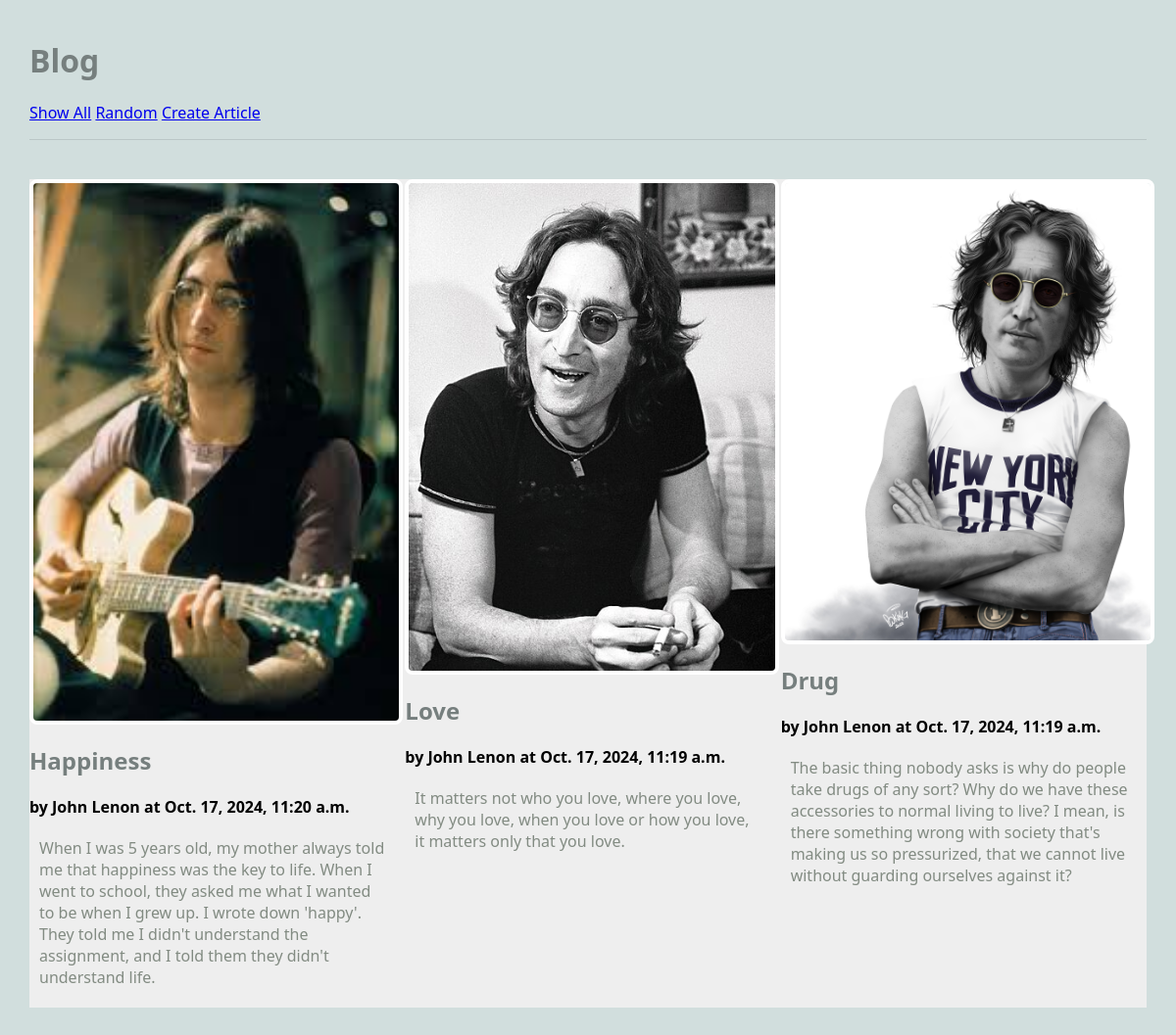
/blog/show_all, run on the app's committed database.
### blog/models.py (models this page shows, shortened)
class Article(models.Model):
    title = models.TextField(blank = False)  #false means it is required
    author = models.TextField(blank = False)
    text = models.TextField(blank = False)
    published = models.DateTimeField(auto_now = True)  #when object is created, it will automatically set the current time
    image_file = models.ImageField(blank=True) # an actual image

### blog/views.py (the view)
# urls.py: path('show_all', ShowAllView.as_view(), name='show_all'),
class ShowAllView(ListView):
    model = Article #the model to display
    template_name = 'blog/show_all.html' #the template to use
    context_object_name = 'articles' #model describes one article, so we use the plural form for the context variable

### blog/templates/blog/show_all.html (shortened to what this page needs)
{% extends 'blog/base.html' %}
{% block content %}
<main class="grid-container">
    {% for a in articles %}
    <article>
        {% if a.image_file.url %}
        <a href="{% url 'article' a.pk %}">
        <img src="{{a.image_file.url}}" alt="{{a.image_file.url}}">
        </a>
        {% endif %}
        <div>
        <h2>{{a.title}}</h2>
        <strong>by {{a.author}} at {{a.published}}</strong>
        <p>
        {{a.text}}
        </p>
        </div>
    </article>
    {% endfor %}
</main>
{% endblock %}

### blog/templates/blog/base.html (shortened to what this page needs)
{% load static %}
<html>
    <head>
        <link rel="stylesheet" href="{% static 'styles-blog.css' %}">
    </head>
    <body>
        <header>
            <h1>Blog</h1>
            <nav>
                <ul>
                    <li><a href="{% url 'show_all' %}">Show All</a></li>
                    <li><a href="{% url 'random' %}">Random</a></li>
                    <li><a href="{% url 'create_article' %}">Create Article</a></li>
                </ul>
            </nav>
        </header>
    {% block content %}
    {% endblock %}
    </body>
</html>

### static/styles-blog.css (style rules this page uses)
body { margin: 30px; background: #d1dedd; font-family:'Segoe UI', Tahoma, Geneva, Verdana, sans-serif; }
ul, li { padding: 0px; list-style-type: none; }
h1, h2, h3 { color: #767f7e; }
p { color: #828b82; }
header { max-width: 1200px; margin: 40px auto; border-bottom: 1px solid #bbc7c7; }
.grid-container { background: #eee; max-width: 900px; display: grid; grid-template-columns: repeat(3, 1fr); grid-gap: 10px; max-width: 1200px; margin: 20px auto; }
article img, article.featured img { width: 100%; border: 4px solid #fff; border-radius: 8px; }
article p, article h3 { margin: 20px 10px; }
nav li { display: inline; }

### data on the page
Article: image_file (picture), title "Happiness", author "John Lenon", published "Oct. 17, 2024, 11:20 a.m.", text "When I was 5 years old, my mother always told me that happiness was the key to life. When I went to school, they asked me what I wanted to be when I grew up. I wrote down 'happy'. They told me I didn't understand the assignment, and I told them they didn't understand life."
Article: image_file (picture), title "Love", author "John Lenon", published "Oct. 17, 2024, 11:19 a.m.", text "It matters not who you love, where you love, why you love, when you love or how you love, it matters only that you love."
Article: image_file (picture), title "Drug", author "John Lenon", published "Oct. 17, 2024, 11:19 a.m.", text "The basic thing nobody asks is why do people take drugs of any sort? Why do we have these accessories to normal living to live? I mean, is there something wrong with society that's making us so pressurized, that we cannot live without guarding ourselves against it?"
